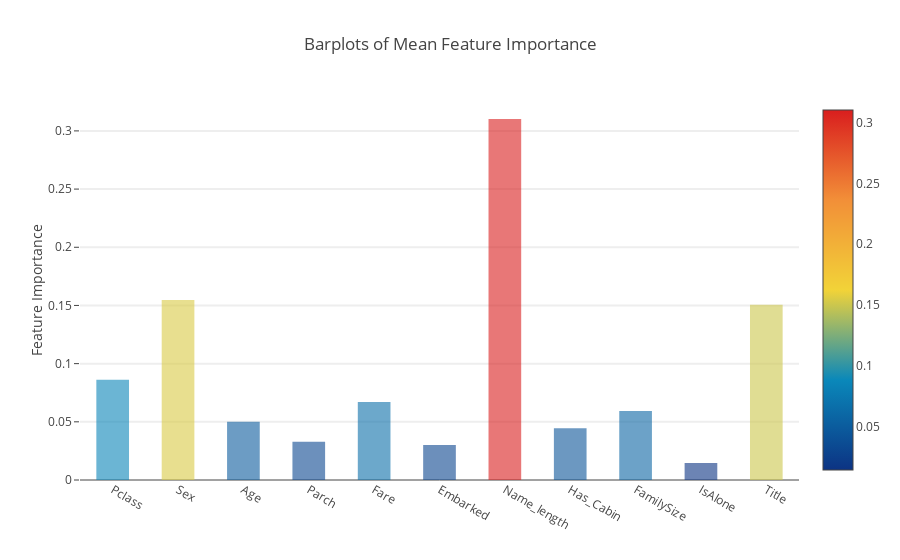

Notebook source saved alongside this figure:
### Markdown cell above
Plotly Barplot of Average Feature Importances

Having obtained the mean feature importance across all our classifiers, we can plot them into a Plotly bar plot as follows:

### Code cell
y = feature_dataframe['mean'].values
x = feature_dataframe['features'].values
data = [go.Bar(
            x= x,
             y= y,
            width = 0.5,
            marker=dict(
               color = feature_dataframe['mean'].values,
            colorscale='Portland',
            showscale=True,
            reversescale = False
            ),
            opacity=0.6
        )]

layout= go.Layout(
    autosize= True,
    title= 'Barplots of Mean Feature Importance',
    hovermode= 'closest',
#     xaxis= dict(
#         title= 'Pop',
#         ticklen= 5,
#         zeroline= False,
#         gridwidth= 2,
#     ),
    yaxis=dict(
        title= 'Feature Importance',
        ticklen= 5,
        gridwidth= 2
    ),
    showlegend= False
)
fig = go.Figure(data=data, layout=layout)
py.iplot(fig, filename='bar-direct-labels')

### Figure 1 — Plotly figure (JSON) as saved in the notebook; plotly's stock layout.template omitted (floating-point values rounded to 4 significant figures)
{"data": [{"marker": {"color": [0.08621, 0.1547, 0.05006, 0.03282, 0.06708, 0.03006, 0.3102, 0.04439, 0.05922, 0.01452, 0.1507], "colorscale": "Portland", "reversescale": false, "showscale": true}, "opacity": 0.6, "type": "bar", "uid": "3c65d00a-b4c6-11e8-bc62-d8cb8a735b05", "width": 0.5, "x": ["Pclass", "Sex", "Age", "Parch", "Fare", "Embarked", "Name_length", "Has_Cabin", "FamilySize", "IsAlone", "Title"], "y": [0.08621, 0.1547, 0.05006, 0.03282, 0.06708, 0.03006, 0.3102, 0.04439, 0.05922, 0.01452, 0.1507]}], "layout": {"autosize": true, "hovermode": "closest", "showlegend": false, "title": "Barplots of Mean Feature Importance", "yaxis": {"gridwidth": 2, "ticklen": 5, "title": "Feature Importance"}}}
